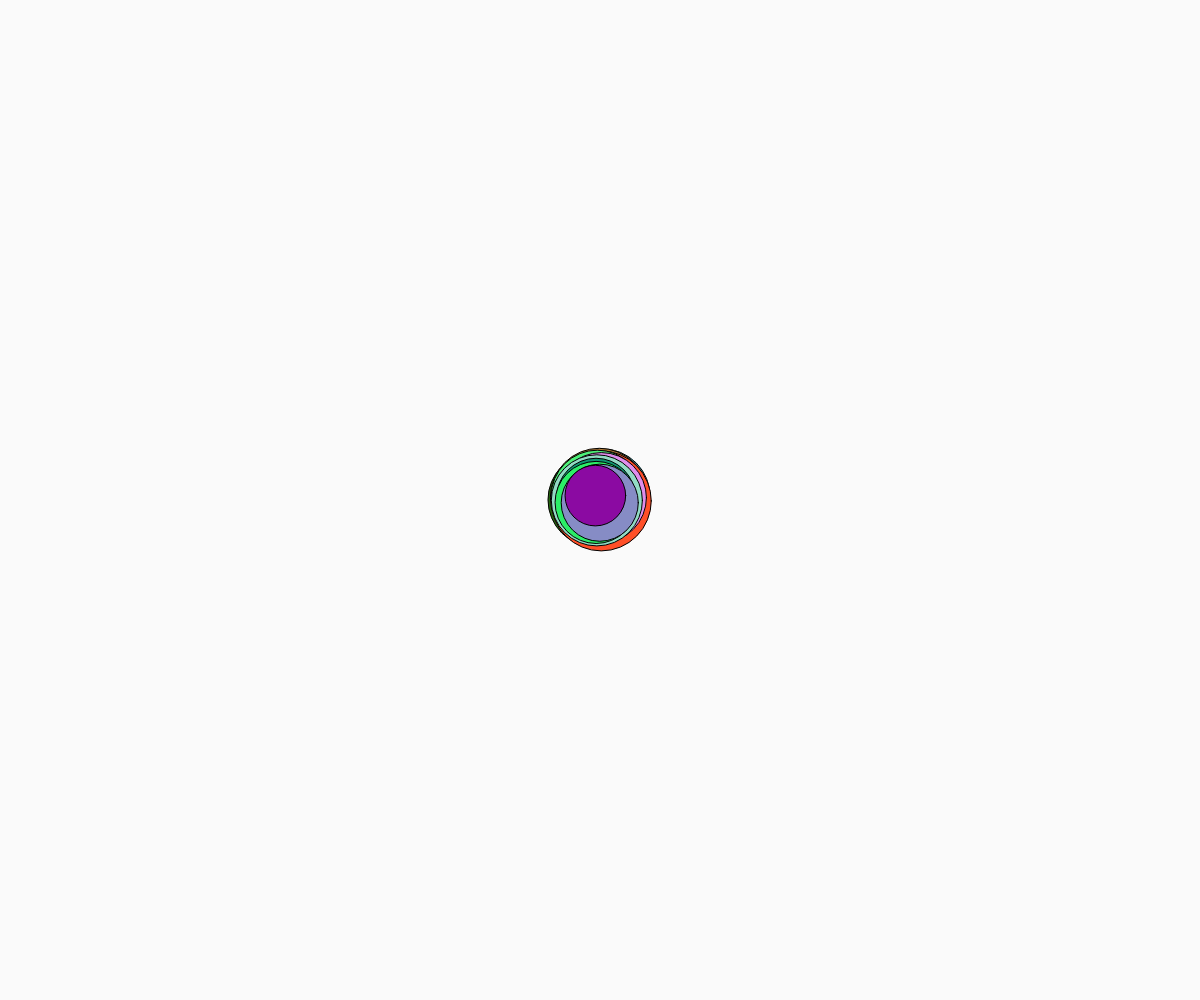
Frame 1 (no input)
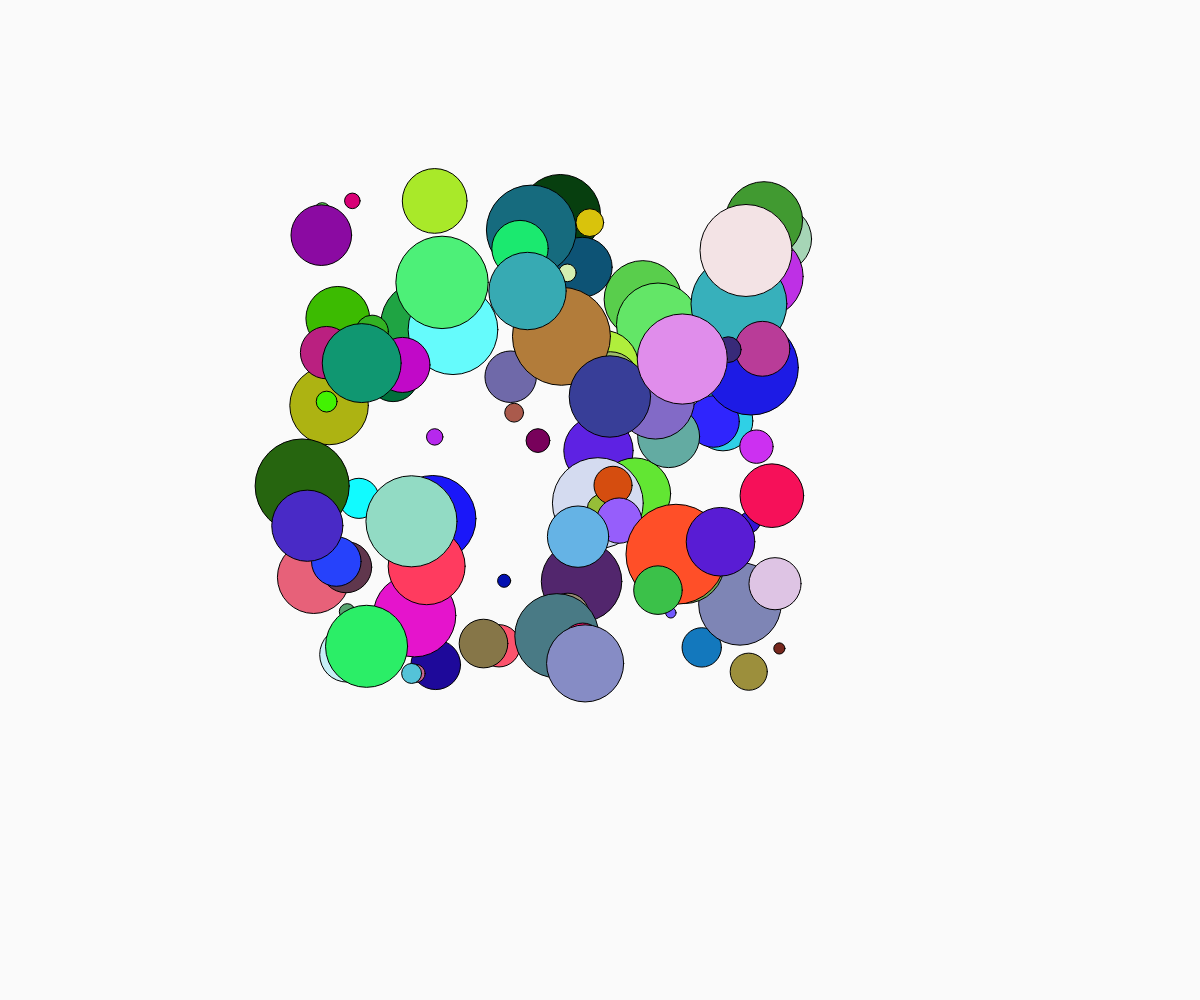
Frame 60 (no input)
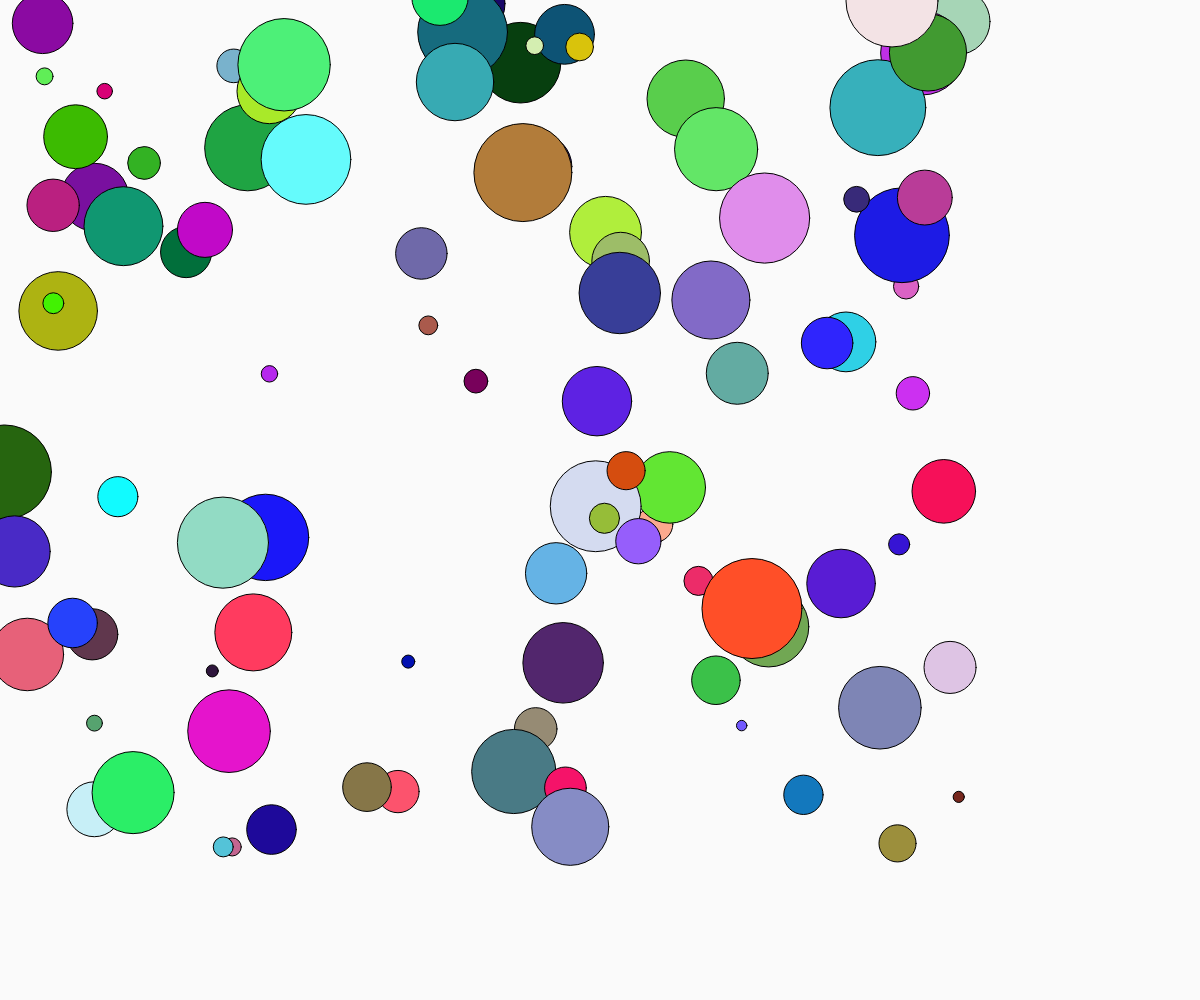
Frame 120 (the mouse pressed at the canvas centre since frame 60)

The p5.js sketch that drew these frames (run headless with seeded random() and noise() and a simulated clock; from frame 60 on, the mouse is pressed at the canvas centre):

// p5.js sketch
// ── sketch.js
// Set up how many balls we want
let ballCount = 100;
// Set up x and y position variable to equal an empty array
let x = [];
let y = [];
// Set up speed, size and color variable to equal an empty array
let xSpeed = [];
let ySpeed = [];
let size = [];
let r = [];
let g = [];
let b = [];

function setup() {
  createCanvas(windowWidth, windowHeight);

  // Create a for loop that iterates through i until it reaches the ball count value
    // Inside the for loop:
    for (let i = 0; i < ballCount; i++){
    // Set x and y position to be the center
      x[i] = width / 2;
      y[i] = height / 2;
    // Set the speeds to be random
      xSpeed[i] = random(-5, 3);
      ySpeed[i] = random(-5, 3);
    // Set the size to be random
      size[i] = random(10, 100);
    // Set the colors to be random
      r[i] = random(0, 256);
      g[i] = random(0, 256);
      b[i] = random(0, 256);
  }
}

function draw() {
  background(250);
  
  // Iterate through a new for loop to change the properties in order to animate the balls
    for (let i = 0; i < ballCount; i++) {
    // Inside the for loop:
    // Increment speed for x position
      x[i] += xSpeed[i];
    // Increment speed for y position
      y[i] += ySpeed[i];
    // Reverse x direction if ball hits left or right sides
      if (x[i] < 0 || x[i] > width) {
        xSpeed[i] *= -1;
      }
    // Reverse y direction if ball hits top or bottom sides
      if (y[i] < 0 || y[i] > height) {
        ySpeed[i] *= -1;
      }
    // Set random R, G, B values
      fill(r[i], g[i], b[i]);
      
    // Draw the bouncing balls
      ellipse(x[i], y[i], size[i], size[i]);
  }
} 
// ── style.css
html, body {
    margin: 0;
    padding: 0;
    background: white;
  }
  canvas {
    display: block;
    margin: auto;
    position:absolute;
    top:0px;
    right:0px;
    left:0px;
    bottom:0px;
  }
